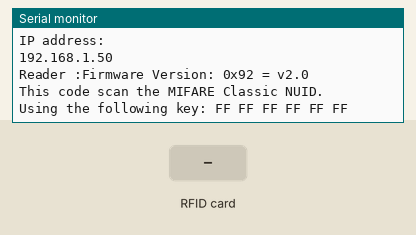
Simulated run of this sketch. Board: ESP8266 (NodeMCU). Shown: the last lines printed to the serial monitor. Inputs (shaded band) come from the test bench. WiFi joins after 1.5 s; servers stay silent unless stated.

Above: at 3.2 s.
3.3 s: RFID card 5E 7A 19 C4 held to the reader
At 4.1 s:
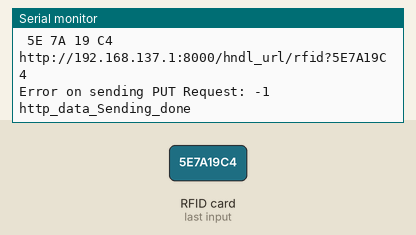
4.8 s: RFID card 5E 7A 19 C4 held to the reader
At 5.7 s:
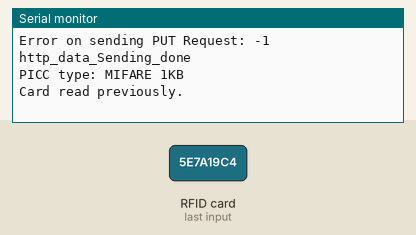

Measured:
- after the input at 3.3 s, the serial monitor: prints a new line at once (image 1)
- after the input at 4.8 s, the serial monitor: prints a new line at once (image 2)

The sketch:

sens_return.ino
```cpp
#include "ESP8266HTTPClient.h"
#include "ESP8266WiFi.h"
#include <WiFiClient.h>

WiFiClient wifiClient;


const char* ssid = "CeresOS";
const char* password =  "Unknown123";

// ***** htp data here
String htp_data; //="?temperature=24.37";
String serverName = "http://192.168.137.1:8000/hndl_url/rfid?";
//String serverPath = serverName;

#include <SPI.h>
#include <MFRC522.h>
#define SS_PIN 2
#define RST_PIN 0
MFRC522 rfid(SS_PIN, RST_PIN); // Instance of the class
MFRC522::MIFARE_Key key;
// Init array that will store new NUID
byte nuidPICC[4];
void setup() {
  Serial.begin(115200);

  // ********  connecting wifi  here
  WiFi.begin(ssid, password);

  while (WiFi.status() != WL_CONNECTED) {
    delay(1000);
    Serial.println("Connecting to WiFi..");
  }

  Serial.println("Connected to the WiFi network");
  Serial.println("IP address: ");
  Serial.println(WiFi.localIP());
  //  serverName="http://"+WiFi.localIP().toString()+":8000/hndl_url/rfid/1?";
  //  String serverName=sprintf("http://",WiFi.localIP(),":8000/hndl_url/rfid/1?");

  SPI.begin(); // Init SPI bus
  rfid.PCD_Init(); // Init MFRC522
  Serial.println();
  Serial.print(F("Reader :"));
  rfid.PCD_DumpVersionToSerial();
  for (byte i = 0; i < 6; i++) {
    key.keyByte[i] = 0xFF;
  }
  Serial.println();
  Serial.println(F("This code scan the MIFARE Classic NUID."));
  Serial.print(F("Using the following key:"));
  printHex(key.keyByte, MFRC522::MF_KEY_SIZE);
}
void loop() {
  // Reset the loop if no new card present on the sensor/reader. This saves the entire process when idle.
  if ( ! rfid.PICC_IsNewCardPresent())
    return;
  // Verify if the NUID has been readed
  if ( ! rfid.PICC_ReadCardSerial())
    return;
  Serial.print(F("PICC type: "));
  MFRC522::PICC_Type piccType = rfid.PICC_GetType(rfid.uid.sak);
  Serial.println(rfid.PICC_GetTypeName(piccType));
  // Check is the PICC of Classic MIFARE type
  if (piccType != MFRC522::PICC_TYPE_MIFARE_MINI &&
      piccType != MFRC522::PICC_TYPE_MIFARE_1K &&
      piccType != MFRC522::PICC_TYPE_MIFARE_4K) {
    Serial.println(F("Your tag is not of type MIFARE Classic."));
    return;
  }
  if (rfid.uid.uidByte[0] != nuidPICC[0] ||
      rfid.uid.uidByte[1] != nuidPICC[1] ||
      rfid.uid.uidByte[2] != nuidPICC[2] ||
      rfid.uid.uidByte[3] != nuidPICC[3] ) {
    Serial.println(F("A new card has been detected."));
    // Store NUID into nuidPICC array
    for (byte i = 0; i < 4; i++) {
      nuidPICC[i] = rfid.uid.uidByte[i];
    }
    Serial.println(F("The NUID tag is:"));
    Serial.print(F("In hex: "));
    htp_data = dump_byte_array(rfid.uid.uidByte, rfid.uid.size);
    printHex(rfid.uid.uidByte, rfid.uid.size);
    Serial.println();
    sndWfHttp(htp_data);
    Serial.println("http_data_Sending_done");
    //      Serial.print(F("In dec: "));
    //      printDec(rfid.uid.uidByte, rfid.uid.size);
    //      Serial.println();
  }
  else Serial.println(F("Card read previously."));
  // Halt PICC
  rfid.PICC_HaltA();
  // Stop encryption on PCD
  rfid.PCD_StopCrypto1();
}
/**
    Helper routine to dump a byte array as hex values to Serial.
*/
void printHex(byte *buffer, byte bufferSize) {
  for (byte i = 0; i < bufferSize; i++) {
    Serial.print(buffer[i] < 0x10 ? " 0" : " ");
    Serial.print(buffer[i], HEX);
  }
}
/**
    Helper routine to dump a byte array as dec values to Serial.
*/
void printDec(byte *buffer, byte bufferSize) {
  for (byte i = 0; i < bufferSize; i++) {
    Serial.print(buffer[i] < 0x10 ? " 0" : " ");
    Serial.print(buffer[i], DEC);
  }
}


void sndWfHttp(String tmp_data) {
  if (WiFi.status() == WL_CONNECTED) {

    HTTPClient http;

    //   http.begin("http://jsonplaceholder.typicode.com/posts/1");
    //   http.begin("http://192.168.137.6/1");
    String apiGetData = serverName + tmp_data;
    Serial.println(apiGetData);
    http.begin(wifiClient, apiGetData);
    http.addHeader("Content-Type", "text/plain");

    int httpResponseCode = http.GET();   //("PUT sent from ESP8266");

    if (httpResponseCode > 0) {

      String response = http.getString();

      Serial.println(httpResponseCode);
      Serial.println(response);

    } else {

      Serial.print("Error on sending PUT Request: ");
      Serial.println(httpResponseCode);

    }

    http.end();

  } else {
    Serial.println("Error in WiFi connection");
  }
}


//dump_byte_array
String dump_byte_array(byte *buffer, byte bufferSize) {
  String str = "";
  for (byte i = 0; i < bufferSize; i++) {
    if (((buffer[i] & 0xF0) >> 4) <= 9) {
      str = str + (char)(((buffer[i] & 0xF0) >> 4) + '0'); //convert HEX 0-9 to ASCII
    } else {
      str = str + (char)(((buffer[i] & 0xF0) >> 4) + 'A' - 10); //convert HEX A-F to ASCII
    }
    if ((buffer[i] & 0x0F) <= 9) {
      str = str + (char)((buffer[i] & 0x0F) + '0'); //convert HEX 0-9 to ASCII
    } else {
      str = str + (char)((buffer[i] & 0x0F) + 'A' - 10); //convert HEX A-F to ASCII
    }
    //if (i < (bufferSize - 1)) str = str + ' '; //uncomment if you want a space between each HEX number
  }
  Serial.println(str);           //<- just for debug
  return str;
}
```

sens_intake.ino
```cpp

```
